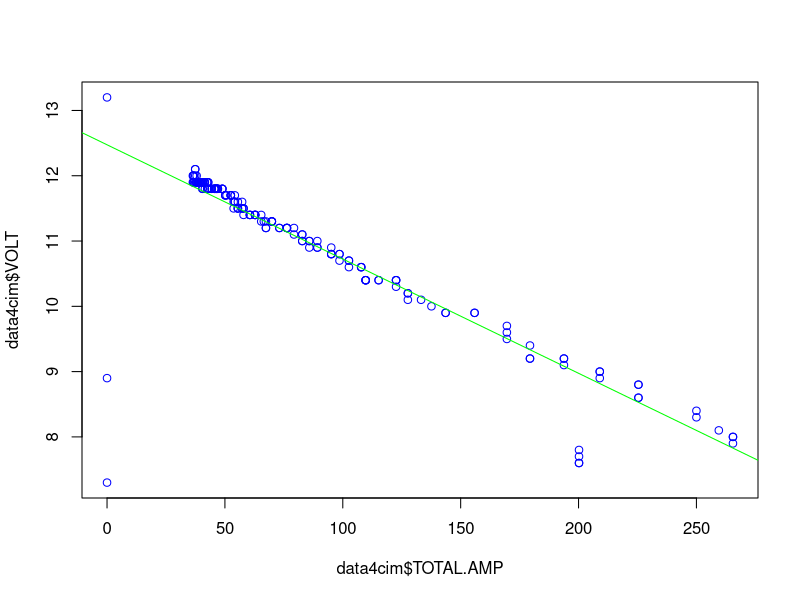

Reproduce this figure in R. (Note: a time limit stopped this script after it produced the figure.)
#!/usr/bin/env Rscript

data4cim = read.csv("data/4cim.csv", header = TRUE)

print(data4cim$VOLT)
print(data4cim$TOTAL.AMP)
correl = cor(data4cim$TOTAL.AMP, data4cim$VOLT)
lsrl = lm(data4cim$VOLT ~ data4cim$TOTAL.AMP)
print(correl)
print(lsrl)

x11()
plot(data4cim$TOTAL.AMP, data4cim$VOLT, col = "blue")
abline(lsrl, col = "green")

# Residuals Plot
#x11()
#plot(data4cim$TOTAL.AMP, lsrl$residuals)

Sys.sleep(1000)
#readline(prompt="Press [enter] to quit")
